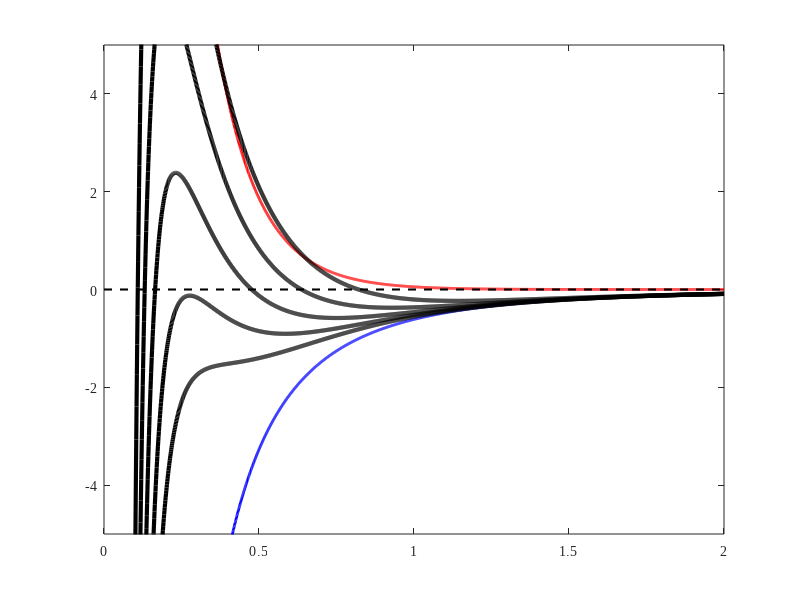

Reproduce this figure in MATLAB. (Note: this script raises an error after producing the figure.)
% Figure_209_DLVO.m
% plots the DLVO potential versus surface separation, in scaled units

clear all
close all

Xmax=2.0;

x=0.001:0.001:Xmax;
A=30;


vdW=-(x.^(-2)-2*(1+x).^(-2)+(2+x).^(-2));

K=5.0;
electro=A*(coth(0.5*K*x)-1);
energy1=vdW+electro;

K=5.5;
electro=A*(coth(0.5*K*x)-1);
energy2=vdW+electro;

K=6.0;
electro=A*(coth(0.5*K*x)-1);
energy3=vdW+electro;

K=6.5;
electro=A*(coth(0.5*K*x)-1);
energy4=vdW+electro;

K=7.0;
electro=A*(coth(0.5*K*x)-1);
energy5=vdW+electro;

t=figure; 

hold on
box on;

xlim([0 Xmax]);
ylim([-5 5]);

plot(x,vdW,'-b','Linewidth',2);
plot(x,electro,'-r','Linewidth',2);
plot(x,energy1,'-k','Linewidth',3);
plot(x,energy2,'-k','Linewidth',3);
plot(x,energy3,'-k','Linewidth',3);
plot(x,energy4,'-k','Linewidth',3);
plot(x,energy5,'-k','Linewidth',3);
plot([0 Xmax],[0 0],'--k','LineWidth',1.5);
ax=gca;
set(gca, 'FontName', 'Times New Roman');
ax.LineWidth=1.1;
ax.XAxis.FontSize = 15;
ax.YAxis.FontSize = 15;
ax.TickLabelInterpreter = 'latex';
ax.LabelFontSizeMultiplier = 1.15;
xticks([0 0.5 1 1.5 2]);
xticklabels({'0','0.5','1','1.5','2'});
yticks([-5 0 5]);
yticklabels({'-5','0','5'});
xlabel('$x$','interpreter','latex','FontSize',17);
ylabel('${\cal V}$','interpreter','latex','FontSize',17);

pause;
exportgraphics(t,'Figure_DLVO.pdf','BackgroundColor','none');
hold off
close;

t1=figure; 

hold on
box on;

xlim([0 Xmax]);
ylim([-5 5]);

plot(x,vdW,'-b','Linewidth',2);
plot(x,electro,'-r','Linewidth',2);
plot(x,energy1,'-k','Linewidth',3);
plot(x,energy2,'-k','Linewidth',3);
plot(x,energy3,'-k','Linewidth',3);
plot(x,energy4,'-k','Linewidth',3);
plot(x,energy5,'-k','Linewidth',3);
plot([0 Xmax],[0 0],'--k','LineWidth',1.5);
ax=gca;
set(gca, 'FontName', 'Times New Roman');
ax.LineWidth=1.1;
ax.XAxis.FontSize = 15;
ax.YAxis.FontSize = 15;
ax.TickLabelInterpreter = 'latex';
ax.LabelFontSizeMultiplier = 1.15;
xticks([0 0.5 1 1.5 2]);
xticklabels({'','','','',''});
yticks([-5 0 5]);
yticklabels({'','',''});
% xlabel('$x$','interpreter','latex','FontSize',17);
% ylabel('${\cal V}$','interpreter','latex','FontSize',17);

pause;
exportgraphics(t1,'Figure_DLVO.png');
hold off
close;


